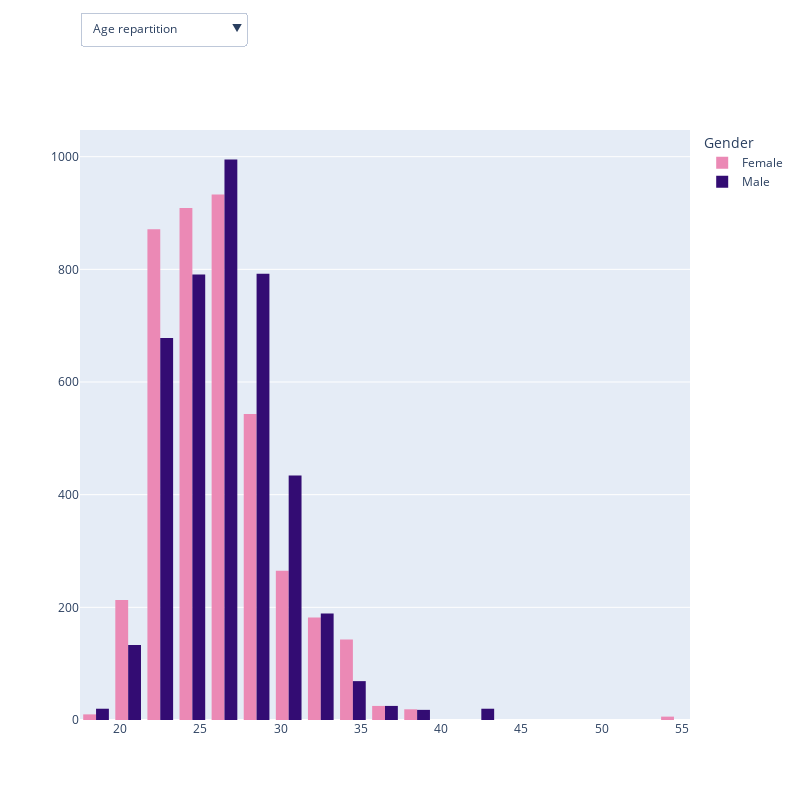

The code cell stored with this chart in its notebook:
### Code cell
# Selection of some columns to anylse their distribution
repartition_cols = ['age',            
            'race',
            'date',
            'goal',
            'go_out',
            'field_cd',
            'career_c']



# Correspondant title of selected columns
repartition_titles = ['Age repartition',                       
            'Race repartition',
            'Date repartition',
            'Goal repartition',
            'Go out repartition',
            'Study fields repartition', 
            'Careers repartition']


arg = [df_copy, repartition_cols, repartition_titles, 'gender']
repartition_multi_plot(*arg)

### Figure 1 — Plotly figure (JSON) as saved in the notebook; plotly's stock layout.template omitted (floating-point values rounded to 4 significant figures; data arrays with more than 128 entries replaced by an {"elided": "..."} marker saying what was removed)
{"data": [{"marker": {"color": "#EB89B5"}, "name": "Female", "nbinsx": 20, "type": "histogram", "visible": true, "x": {"elided": "4184 int values"}}, {"marker": {"color": "#330C73"}, "name": "Male", "nbinsx": 21, "type": "histogram", "visible": true, "x": {"elided": "4194 int values"}}, {"marker": {"color": "#EB89B5"}, "name": "Female", "nbinsy": 5, "type": "histogram", "visible": false, "y": {"elided": "4184 str values"}}, {"marker": {"color": "#330C73"}, "name": "Male", "nbinsy": 5, "type": "histogram", "visible": false, "y": {"elided": "4194 str values"}}, {"marker": {"color": "#EB89B5"}, "name": "Female", "nbinsy": 7, "type": "histogram", "visible": false, "y": {"elided": "4184 str values"}}, {"marker": {"color": "#330C73"}, "name": "Male", "nbinsy": 7, "type": "histogram", "visible": false, "y": {"elided": "4194 str values"}}, {"marker": {"color": "#EB89B5"}, "name": "Female", "nbinsy": 6, "type": "histogram", "visible": false, "y": {"elided": "4184 str values"}}, {"marker": {"color": "#330C73"}, "name": "Male", "nbinsy": 6, "type": "histogram", "visible": false, "y": {"elided": "4194 str values"}}, {"marker": {"color": "#EB89B5"}, "name": "Female", "nbinsy": 7, "type": "histogram", "visible": false, "y": {"elided": "4184 str values"}}, {"marker": {"color": "#330C73"}, "name": "Male", "nbinsy": 7, "type": "histogram", "visible": false, "y": {"elided": "4194 str values"}}, {"marker": {"color": "#EB89B5"}, "name": "Female", "nbinsy": 16, "type": "histogram", "visible": false, "y": {"elided": "4184 str values"}}, {"marker": {"color": "#330C73"}, "name": "Male", "nbinsy": 18, "type": "histogram", "visible": false, "y": {"elided": "4194 str values"}}, {"marker": {"color": "#EB89B5"}, "name": "Female", "nbinsy": 15, "type": "histogram", "visible": false, "y": {"elided": "4184 str values"}}, {"marker": {"color": "#330C73"}, "name": "Male", "nbinsy": 14, "type": "histogram", "visible": false, "y": {"elided": "4194 str values"}}], "layout": {"autosize": false, "height": 800, "legend": {"title": {"text": "Gender"}}, "updatemenus": [{"active": 0, "buttons": [{"args": [{"visible": [true, true, false, false, false, false, false, false, false, false, false, false, false, false]}], "label": "Age repartition", "method": "update"}, {"args": [{"visible": [false, false, true, true, false, false, false, false, false, false, false, false, false, false]}], "label": "Race repartition", "method": "update"}, {"args": [{"visible": [false, false, false, false, true, true, false, false, false, false, false, false, false, false]}], "label": "Date repartition", "method": "update"}, {"args": [{"visible": [false, false, false, false, false, false, true, true, false, false, false, false, false, false]}], "label": "Goal repartition", "method": "update"}, {"args": [{"visible": [false, false, false, false, false, false, false, false, true, true, false, false, false, false]}], "label": "Go out repartition", "method": "update"}, {"args": [{"visible": [false, false, false, false, false, false, false, false, false, false, true, true, false, false]}], "label": "Study fields repartition", "method": "update"}, {"args": [{"visible": [false, false, false, false, false, false, false, false, false, false, false, false, true, true]}], "label": "Careers repartition", "method": "update"}], "x": 0, "xanchor": "left", "y": 1.2, "yanchor": "top"}], "width": 800, "xaxis": {"anchor": "y", "domain": [0, 1]}, "yaxis": {"anchor": "x", "domain": [0, 1]}}}
